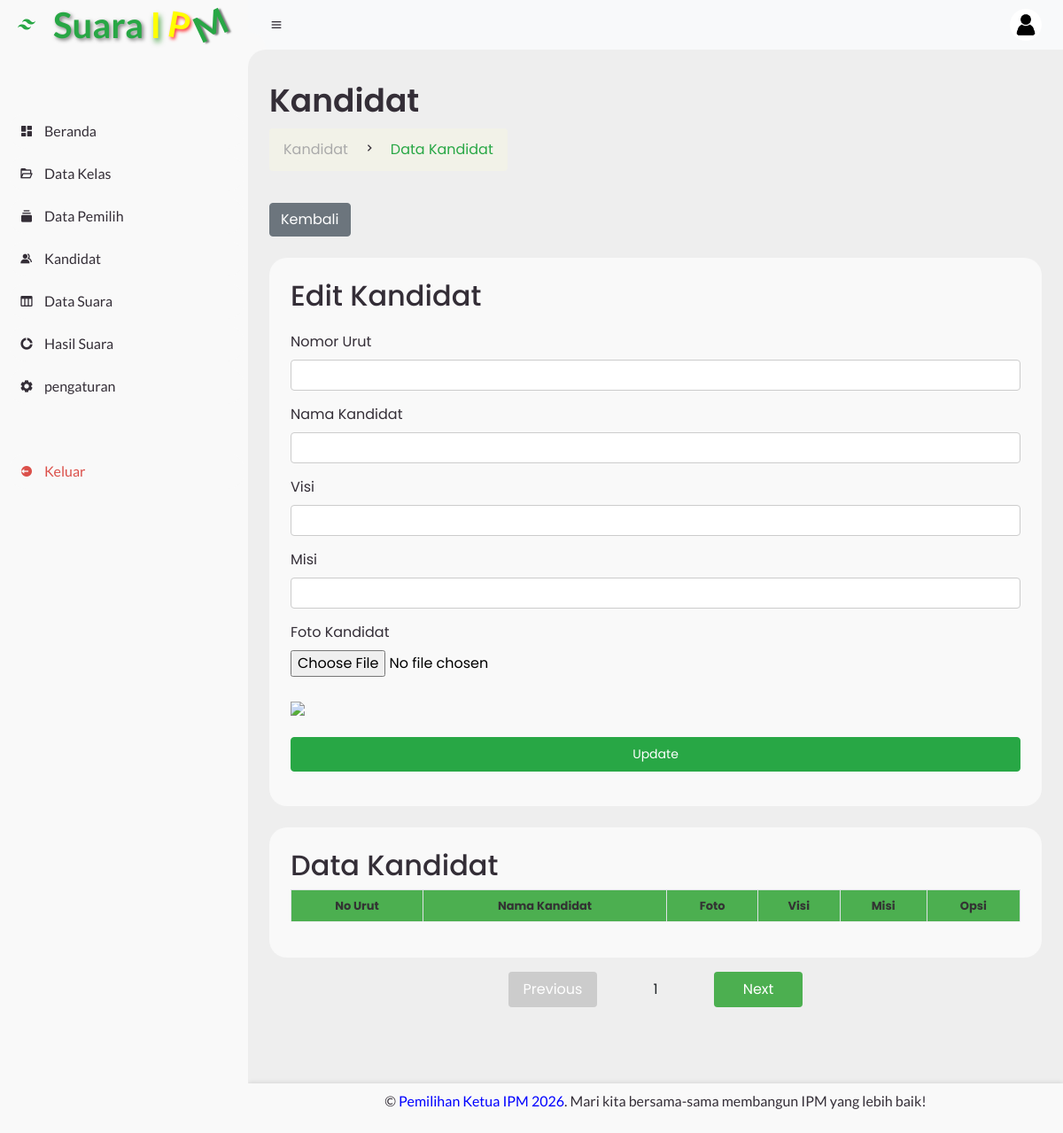
/sistem1/pages/edit.php (signed in), run on an earlier commit of the app's database.
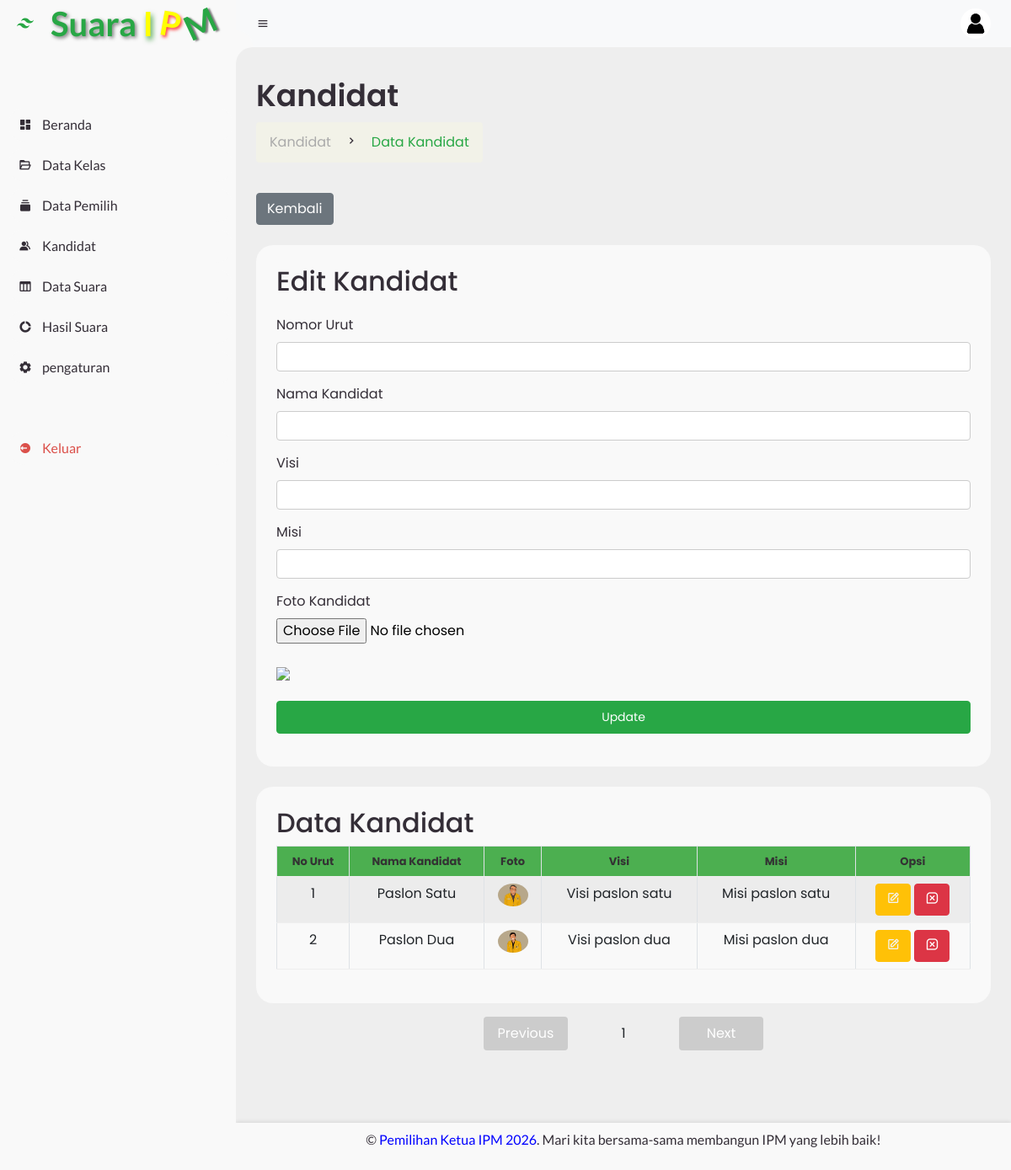
And on a later commit of the database.
### tables this page shows
CREATE TABLE tbl_kandidat (
  id INT AUTO_INCREMENT PRIMARY KEY,
  no_urut INT NOT NULL,
  nm_paslon VARCHAR(150) NOT NULL,
  gambar1 VARCHAR(255) DEFAULT NULL,
  visi TEXT,
  misi TEXT
);

### model/query.php (called while the page is built, shortened)
<?php
function db_jalankan($sql, $tipe = '', $param = [])
{
    global $koneksi;
    $stmt = mysqli_prepare($koneksi, $sql);
    mysqli_stmt_execute($stmt);
    return $stmt;
}
function db_semua($sql, $tipe = '', $param = [])
{
    $stmt = db_jalankan($sql, $tipe, $param);
    $hasil = mysqli_stmt_get_result($stmt);
    $baris = $hasil ? mysqli_fetch_all($hasil, MYSQLI_ASSOC) : [];
    return $baris;
}
function ambilSemuaPaslon($urutkan = true)
{
    return db_semua("SELECT * FROM tbl_kandidat" . ($urutkan ? " ORDER BY no_urut ASC" : ""));
}

### sistem1/pages/edit.php (the view, shortened to what the changed rows need)
<?php
include '../../koneksi.php';
require_once '../../model/query.php';
?>
<!DOCTYPE html>
<html lang="en">
<head>
  <link rel="stylesheet" href="https://cdn.jsdelivr.net/npm/boxicons@2.1.0/css/boxicons.min.css">
	<link href="https://stackpath.bootstrapcdn.com/bootstrap/4.5.2/css/bootstrap.min.css" rel="stylesheet">
	<link rel="stylesheet" href="../assets/css/style.css">
    <link rel="stylesheet" href="../../assets/css/components/footer.css">
</head>
<body>
    <section id="content">
        <main>
            <div class="head-title">
                <div class="left">
                    <h1>Kandidat</h1>
                </div>
            </div>
            <div id="page-inner">
                <div class="table-data">
                    <div class="order">
                        <div class="head">
                            <h2 style="margin-bottom: 20px;">Edit Kandidat</h2>
                        </div>
                    </div>
                </div>
                <div class="table-data">
                    <div class="order">
                        <div class="class">
                            <h2>Data Kandidat</h2>
                        </div>
                        <div class="table-responsive">
                            <table id='tabel' class="table table-striped table-bordered table-hover">
                                <thead>
                                    <tr>
                                        <th>No Urut</th>
                                        <th>Nama Kandidat</th>
                                        <th>Foto</th>
                                        <th>Visi</th>
                                        <th>Misi</th>
                                        <th>Opsi</th>
                                    </tr>
                                </thead>
                                <tbody>
                                    <?php
                                    foreach (ambilSemuaPaslon() as $d) {
                                    ?>
                                    <tr>
                                        <td style="text-align:center;"><?php echo $d['no_urut']; ?></td>
                                        <td><?php echo $d['nm_paslon']; ?></td>
                                        <td style="text-align:center;"><img style="max-width: 50px; height:auto;" src="<?php echo "../foto/" . $d['gambar1']; ?>"></td>
                                        <td style="text-align:center;"><?php echo $d['visi']; ?></td>
                                        <td style="text-align:center;"><?php echo $d['misi']; ?></td>
                                        <td style="text-align:center;">
                                            <a class="btn btn-warning" href="edit.php?id=<?php echo $d['id']; ?>"><i class='bx bx-edit' style='color:#f3f3f3'></i></a>
                                            <a class="btn btn-danger" onclick="return confirm('Yakin hapus data ini !!!')" href="../actions/hapus.php?id=<?php echo $d['id']; ?>"><i class='bx bx-message-square-x'></i></a>
                                        </td>
                                    </tr>
                                    <?php } ?>
                                </tbody>
                            </table>
                        </div>
                    </div>
                </div>
            </div>
        </main>
</section>
</body>
</html>

What changed in the data, as far as the page shows it:
added tbl_kandidat: no_urut "1", nm_paslon "Paslon Satu", gambar1 (picture), visi "Visi paslon satu", misi "Misi paslon satu"
added tbl_kandidat: no_urut "2", nm_paslon "Paslon Dua", gambar1 (picture), visi "Visi paslon dua", misi "Misi paslon dua"
